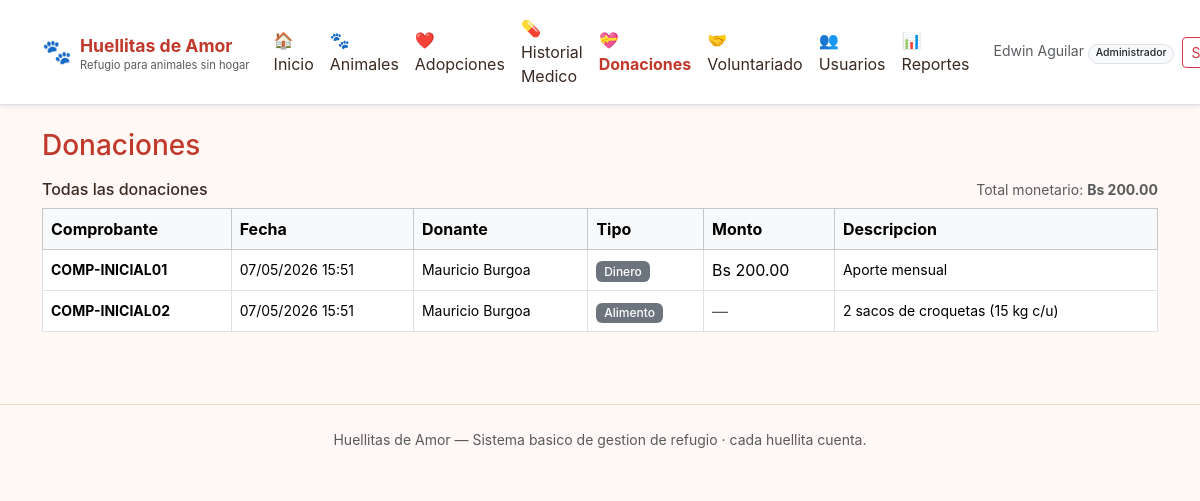
Screenshot of /donaciones.php (signed in) with the database file from the repository.
### tables this page shows
CREATE TABLE `donaciones` (
  `id` INT AUTO_INCREMENT PRIMARY KEY,
  `donante_id` INT NOT NULL,
  `tipo` ENUM('dinero','alimento','medicina','otro') NOT NULL,
  `monto` DECIMAL(10,2) DEFAULT NULL,
  `descripcion` VARCHAR(255) DEFAULT NULL,
  `comprobante` VARCHAR(40) UNIQUE NOT NULL,
  `fecha` DATETIME NOT NULL DEFAULT CURRENT_TIMESTAMP,
  CONSTRAINT `fk_don_user` FOREIGN KEY (`donante_id`) REFERENCES `usuarios`(`id`) ON DELETE CASCADE
);

CREATE TABLE `usuarios` (
  `id` INT AUTO_INCREMENT PRIMARY KEY,
  `nombre` VARCHAR(100) NOT NULL,
  `email` VARCHAR(150) UNIQUE NOT NULL,
  `password` VARCHAR(255) NOT NULL,
  `rol` ENUM('admin','veterinario','adoptante','donante','voluntario') NOT NULL,
  `telefono` VARCHAR(20) DEFAULT NULL,
  `direccion` VARCHAR(200) DEFAULT NULL,
  `activo` TINYINT(1) NOT NULL DEFAULT 1,
  `creado_en` DATETIME NOT NULL DEFAULT CURRENT_TIMESTAMP
);

### includes/db.php (called while the page is built)
<?php
require_once __DIR__ . '/config.php';
function db(): PDO {
    static $pdo = null;
    if ($pdo === null) {
        global $DB_HOST, $DB_PORT, $DB_NAME, $DB_USER, $DB_PASS;
        $dsn = "mysql:host={$DB_HOST};port={$DB_PORT};dbname={$DB_NAME};charset=utf8mb4";
        try {
            $pdo = new PDO($dsn, $DB_USER, $DB_PASS, [
                PDO::ATTR_ERRMODE => PDO::ERRMODE_EXCEPTION,
                PDO::ATTR_DEFAULT_FETCH_MODE => PDO::FETCH_ASSOC,
                PDO::ATTR_EMULATE_PREPARES => false,
            ]);
        } catch (PDOException $e) {
            http_response_code(500);
            die(
                "No se pudo conectar a la base de datos: "
                . htmlspecialchars($e->getMessage())
                . "<br><br>Sugerencia: importa el archivo <code>db.sql</code> desde phpMyAdmin"
                . " (crea la base <code>refujio_de_animales</code>) y verifica las credenciales en"
                . " <code>includes/config.php</code>."
            );
        }
    }
    return $pdo;
}

### includes/auth.php (called while the page is built, shortened)
<?php
function e(?string $s): string {
    return htmlspecialchars((string)$s, ENT_QUOTES, 'UTF-8');
}

### donaciones.php (the view, shortened to what this page needs)
<?php
require_once __DIR__ . '/includes/auth.php';
require_once __DIR__ . '/includes/db.php';
$u = current_user();
$r = $u['rol'];
if ($r === 'admin') {
    $rows = db()->query("SELECT d.*, u.nombre AS donante_nombre FROM donaciones d JOIN usuarios u ON u.id = d.donante_id ORDER BY d.fecha DESC")->fetchAll();
    $total = (float)(db()->query("SELECT IFNULL(SUM(monto),0) FROM donaciones")->fetchColumn());
} else {
    $stmt = db()->prepare("SELECT d.*, u.nombre AS donante_nombre FROM donaciones d JOIN usuarios u ON u.id = d.donante_id WHERE donante_id=? ORDER BY fecha DESC");
    $stmt->execute([$u['id']]);
    $rows = $stmt->fetchAll();
    $total = array_sum(array_map(fn($d) => (float)$d['monto'], $rows));
}
include __DIR__ . '/includes/header.php';
?>
<h3 class="text-primary mb-3">Donaciones</h3>
<div class="d-flex justify-content-between align-items-center mb-2">
  <h6 class="mb-0"><?= $r==='admin' ? 'Todas las donaciones' : 'Mis donaciones' ?></h6>
  <span class="text-muted small">Total monetario: <strong>Bs <?= number_format($total, 2) ?></strong></span>
</div>
<div class="table-responsive">
<table class="table table-bordered align-middle bg-white">
  <thead class="table-light">
    <tr>
      <th>Comprobante</th><th>Fecha</th>
      <?php if ($r==='admin'): ?><th>Donante</th><?php endif; ?>
      <th>Tipo</th><th>Monto</th><th>Descripcion</th>
    </tr>
  </thead>
  <tbody>
  <?php foreach ($rows as $d): ?>
    <tr>
      <td class="small fw-bold"><?= e($d['comprobante']) ?></td>
      <td class="small"><?= e(date('d/m/Y H:i', strtotime($d['fecha']))) ?></td>
      <?php if ($r==='admin'): ?><td class="small"><?= e($d['donante_nombre']) ?></td><?php endif; ?>
      <td><span class="badge bg-secondary"><?= e(ucfirst($d['tipo'])) ?></span></td>
      <td><?= $d['monto'] !== null ? 'Bs ' . number_format($d['monto'], 2) : '<span class="text-muted">—</span>' ?></td>
      <td class="small"><?= e($d['descripcion']) ?></td>
    </tr>
  <?php endforeach; ?>
  </tbody>
</table>
</div>
<?php include __DIR__ . '/includes/footer.php'; ?>

### assets/style.css (style rules this page uses)
:root { --primary: #c0392b; --primary-dark: #a32d20; --primary-light: #fdecea; --warm-bg: #fff8f4; --warm-border: #f1d8c5; --text: #3a2a22; --muted: #8b6c5e; }
body { background: var(--warm-bg); color: var(--text); font-family: -apple-system, BlinkMacSystemFont, "Segoe UI", Roboto, "Helvetica Neue", sans-serif; }
.text-primary { color: var(--primary) !important; }
table th { white-space: nowrap; }
.badge { font-weight: 500; }

### rows the page displays
donaciones: comprobante "COMP-INICIAL01", fecha "07/05/2026 15:51", donante.nombre "Mauricio Burgoa", tipo "Dinero", monto "200.00", descripcion "Aporte mensual"
donaciones: comprobante "COMP-INICIAL02", fecha "07/05/2026 15:51", donante.nombre "Mauricio Burgoa", tipo "Alimento", descripcion "2 sacos de croquetas (15 kg c/u)"

### other values shown
$APP_NAME "Huellitas de Amor"
$APP_LEMA "Refugio para animales sin hogar"
$lk[0] "🏠"
$lk[1] "Inicio"
$lk[0] "🐾"
$lk[1] "Animales"
$lk[0] "❤️"
$lk[1] "Adopciones"
$lk[0] "💊"
$lk[1] "Historial Medico"
$lk[0] "💝"
$lk[1] "Donaciones"
$lk[0] "🤝"
$lk[1] "Voluntariado"
$lk[0] "👥"
